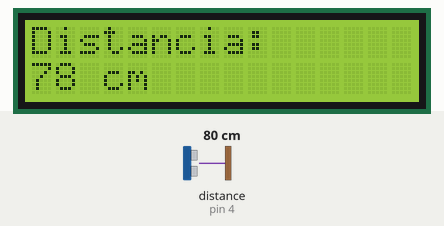
Bench run of a sketch on a simulated Arduino Uno, built with avr-gcc and run on an emulated ATmega328P. Parts: 16×2 character LCD. Wiring (inferred from the names in the program): ultrasonic range finder: trigger pin 3; echo pin 4. The inputs (shaded band) are chosen by the test bench; at power-on: distance to the obstacle (sensor on pin 4) 80 cm. The echo pulse lasts 58.3 µs per cm; what the sketch prints to the serial monitor is not drawn.

Above: at 3.2 s.
3.3 s: distance to the obstacle (sensor on pin 4) set to 2 cm
At 3.9 s:
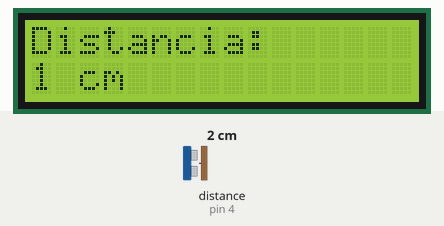
5.1 s: distance to the obstacle (sensor on pin 4) set to 4 cm
At 5.9 s:
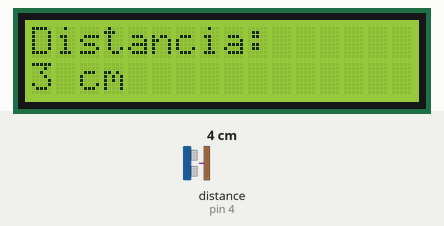
6.7 s: distance to the obstacle (sensor on pin 4) set to 9 cm
At 7.9 s:
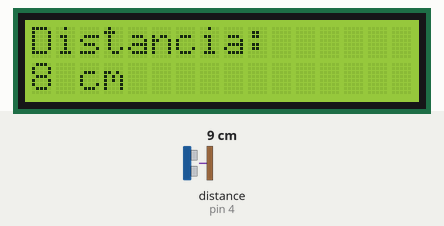
Timing chart, 0 to 9.7 s (numbered marks = the images above; inputs shaded):
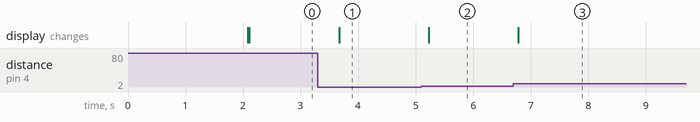

The sketch:

HCSR04.ino
```cpp
#include <Wire.h>
#include <LiquidCrystal_I2C.h>

//
// LCD
//
LiquidCrystal_I2C lcd(0x27, 16, 2);

//
// HC-SR04
//
#define TRIG_PIN 3
#define ECHO_PIN 4

//
// Variables
//
long duracion = 0;
int distancia = 0;

void setup() {

  Serial.begin(9600);

  //
  // LCD
  //
  lcd.init();
  lcd.backlight();

  //
  // HC-SR04
  //
  pinMode(TRIG_PIN, OUTPUT);
  pinMode(ECHO_PIN, INPUT);

  //
  // Mensaje inicial
  //
  lcd.setCursor(0, 0);
  lcd.print("Prueba HC-SR04");

  delay(2000);

  lcd.clear();
}

void loop() {

  //
  // Pulso trigger
  //
  digitalWrite(TRIG_PIN, LOW);
  delayMicroseconds(2);

  digitalWrite(TRIG_PIN, HIGH);
  delayMicroseconds(10);

  digitalWrite(TRIG_PIN, LOW);

  //
  // Lectura echo
  //
  duracion = pulseIn(ECHO_PIN, HIGH, 30000);

  //
  // Distancia
  //
  distancia = duracion * 0.034 / 2;

  //
  // SERIAL
  //
  Serial.print("DISTANCIA: ");
  Serial.print(distancia);
  Serial.println(" cm");

  //
  // LCD
  //
  lcd.clear();

  lcd.setCursor(0, 0);
  lcd.print("Distancia:");

  lcd.setCursor(0, 1);
  lcd.print(distancia);
  lcd.print(" cm");

  delay(500);
}
```

Measured:
- after the input at 3.3 s, the display: changes after 0.37 s (image 1)
- after the input at 5.1 s, the display: changes after 0.13 s (image 2)
- after the input at 6.7 s, the display: changes after 0.08 s (image 3)
